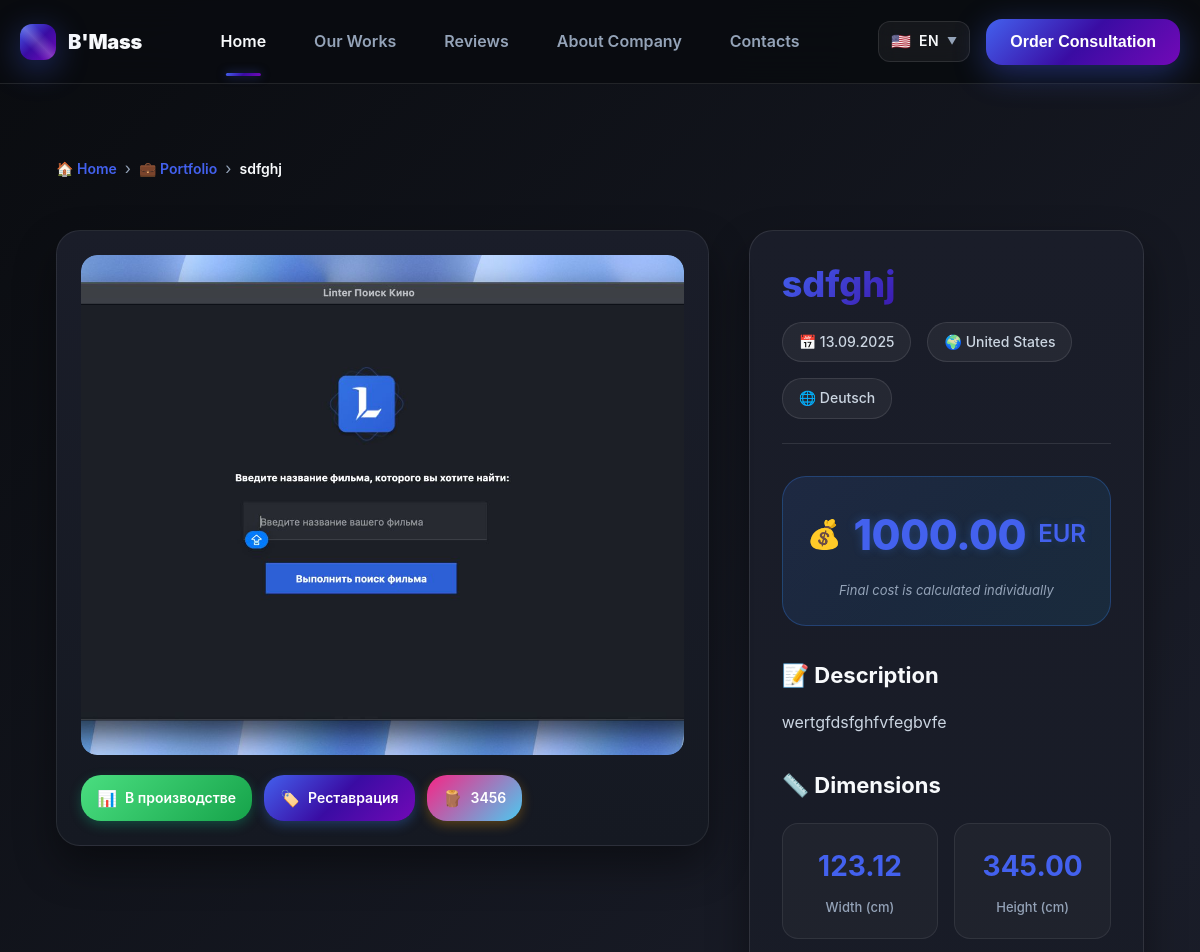
The app's page /portfolio/5/ (upper part), older data.
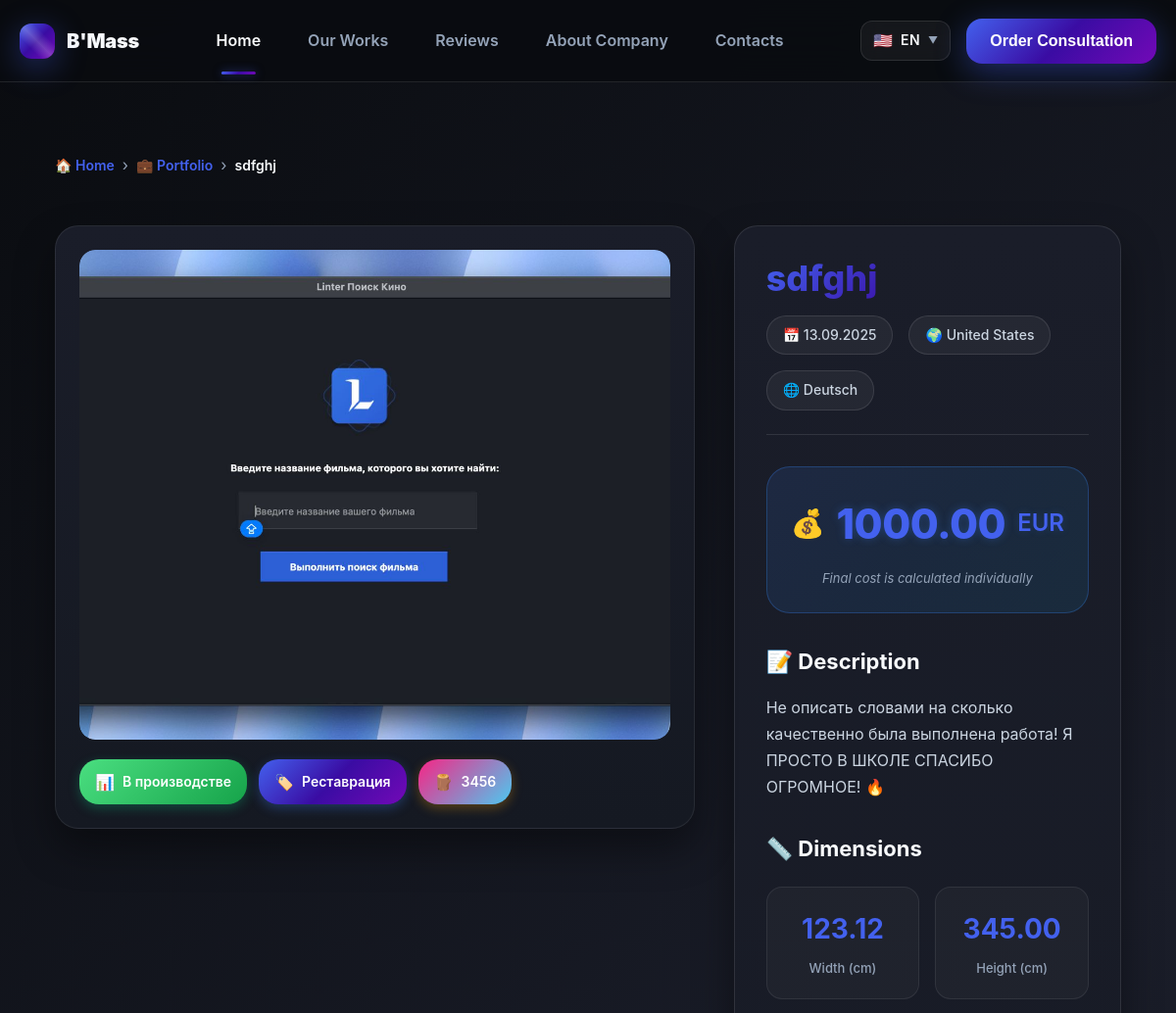
The same page, newer data.
### admin_service/models.py (models this page shows, shortened)
class Work(models.Model):
    title = models.CharField(max_length=255, blank=True, verbose_name="Название мебели | Тип")
    description = models.TextField(blank=True, verbose_name="Описание мебели")
    image = models.ImageField(upload_to="portfolio/", verbose_name="Фотография мебели")
    price = models.DecimalField(max_digits=10, decimal_places=2, verbose_name="Цена", default=0)
    currency = models.CharField(max_length=5, choices=CURRENCIES, default="usd", verbose_name="Валюта")
    country = models.CharField(max_length=5, choices=COUNTRIES, default="us", verbose_name="Страна работы")
    date = models.DateField(blank=True, null=True, verbose_name="Дата изготовления")
    language = models.CharField(max_length=5, choices=languages, verbose_name="Выбор языка на работе")
    work_type = models.CharField(max_length=20, choices=WORK_TYPES, verbose_name="Тип работы", default="custom")
    status = models.CharField(max_length=20, choices=STATUSES, verbose_name="Статус", default="in_progress")
    material = models.CharField(max_length=100, blank=True, verbose_name="Материал")
    width = models.DecimalField(max_digits=6, decimal_places=2, blank=True, null=True, verbose_name="Ширина (см)")
    height = models.DecimalField(max_digits=6, decimal_places=2, blank=True, null=True, verbose_name="Высота (см)")
    depth = models.DecimalField(max_digits=6, decimal_places=2, blank=True, null=True, verbose_name="Глубина (см)")
    created_at = models.DateTimeField(auto_now_add=True, blank=True, verbose_name='Дата добавления')
    class Meta:
        verbose_name = "Работа"
        verbose_name_plural = "Работы"
        ordering = ["-created_at"]

### client_service/views.py (the view)
# urls.py: path("portfolio/<int:pk>/", work_detail, name="work_detail"),
def work_detail(request, pk):
    work = get_object_or_404(Work, pk=pk)
    return render(request, "works/work_detail.html", {
        "work": work,
    })

### client_service/templates/works/work_detail.html (shortened to what the changed rows need)
{% extends 'base/base.html' %}
{% load i18n %}
{% block content %}
<section class="section">
    <div class="container">
        <nav class="breadcrumb" aria-label="breadcrumb">
            <a href="{% url 'client_service:index' %}" class="breadcrumb-link">🏠 {% trans 'Home' %}</a>
            <span class="breadcrumb-separator">›</span>
            <a href="{% url 'client_service:portfolio' %}" class="breadcrumb-link">💼 {% trans 'Portfolio' %}</a>
            <span class="breadcrumb-separator">›</span>
            <span class="breadcrumb-current">{{ work.title }}</span>
        </nav>
        <div class="work-detail">
            <div class="work-media">
                <div class="work-badges">
                    <div class="work-badge status">
                        <span class="badge-icon">📊</span>
                        <span>{{ work.get_status_display }}</span>
                    </div>
                    {% if work.work_type %}
                    <div class="work-badge">
                        <span class="badge-icon">🏷️</span>
                        <span>{{ work.get_work_type_display }}</span>
                    </div>
                    {% endif %}
                    {% if work.material %}
                    <div class="work-badge material">
                        <span class="badge-icon">🪵</span>
                        <span>{{ work.material }}</span>
                    </div>
                    {% endif %}
                </div>
            </div>
            <div class="work-info">
                <div class="work-header">
                    <h1 class="work-title">{{ work.title }}</h1>
                    <div class="work-meta-header">
                        <span class="meta-item">📅 {{ work.date|date:"d.m.Y" }}</span>
                        {% if work.country %}<span class="meta-item">🌍 {{ work.get_country_display }}</span>{% endif %}
                        <span class="meta-item">🌐 {{ work.get_language_display }}</span>
                    </div>
                </div>
                <div class="price-block">
                    {% if work.price %}
                        <div class="price-main">
                            <span class="price-currency">💰</span>
                            <span class="price-value">{{ work.price }}</span>
                            <span class="price-unit">{{ work.currency|upper }}</span>
                        </div>
                        <div class="price-note">{% trans 'Final cost is calculated individually' %}</div>
                    {% else %}
                        <div class="price-main">
                            <span class="price-value request">{% trans 'By request' %}</span>
                        </div>
                        <div class="price-note">{% trans 'The final cost is calculated individually after consultation' %}</div>
                    {% endif %}
                </div>
                {% if work.description %}
                <div class="work-description">
                    <h3>📝 {% trans 'Description' %}</h3>
                    <p>{{ work.description }}</p>
                </div>
                {% endif %}
                {% if work.width or work.height or work.depth %}
                <div class="specifications">
                    <div class="specs-grid">
                        {% if work.width %}
                        <div class="spec-item">
                            <div class="spec-value">{{ work.width }}</div>
                            <div class="spec-label">{% trans 'Width (cm)' %}</div>
                        </div>
                        {% endif %}
                        {% if work.height %}
                        <div class="spec-item">
                            <div class="spec-value">{{ work.height }}</div>
                            <div class="spec-label">{% trans 'Height (cm)' %}</div>
                        </div>
                        {% endif %}
                    </div>
                </div>
                {% endif %}
            </div>
        </div>
    </div>
</section>
{% endblock %}

Row changes from the older to the newer data that the page shows:
changed Work "sdfghj": description "wertgfdsfghfvfegbvfe" → "Не описать словами на сколько качественно была выполнена работа! Я ПРОСТО В ШКОЛЕ СПАСИБО ОГРОМНОЕ! 🔥"
